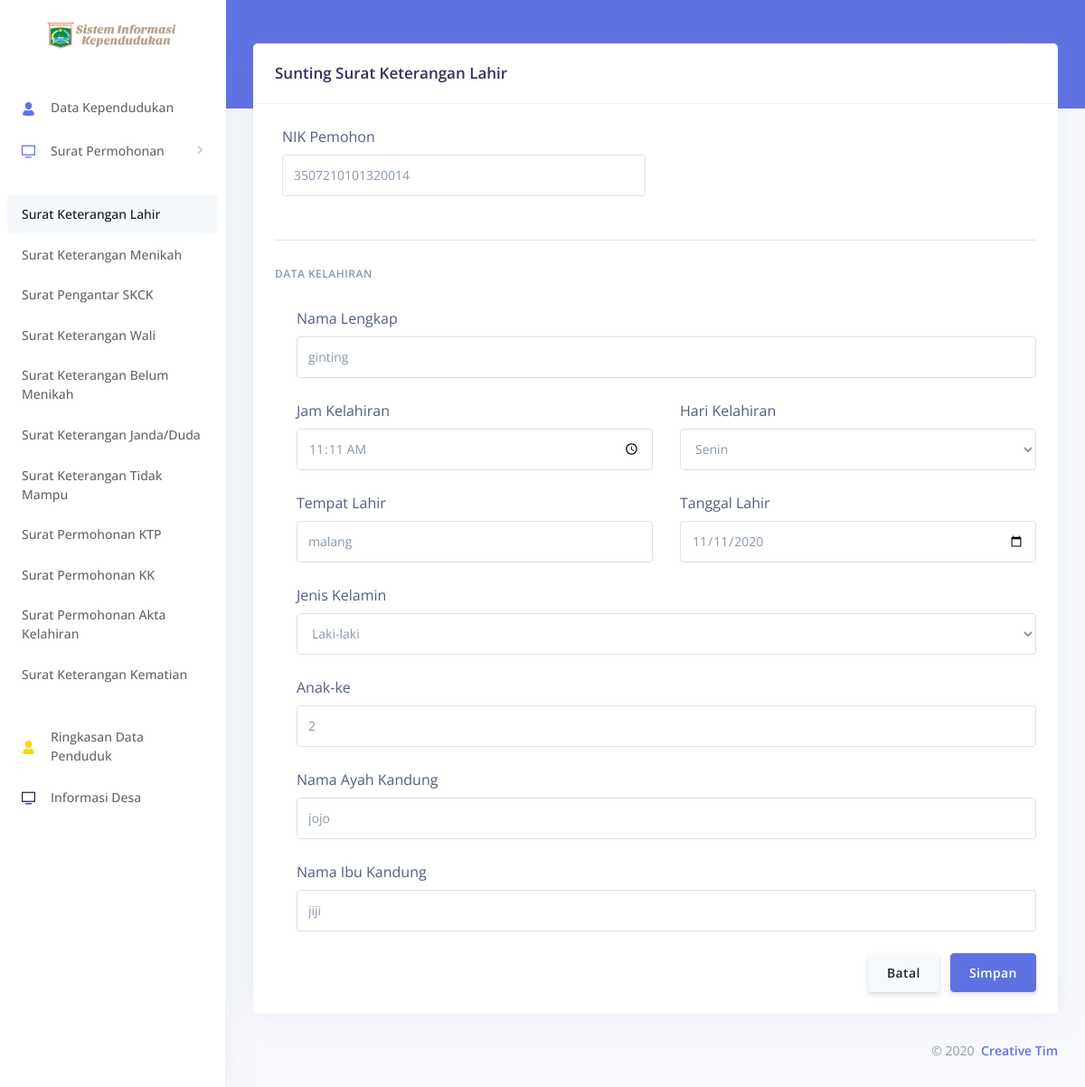
Screenshot of /Surat_KetLahir/sunting_data/92 with the database file from the repository.
### tables this page shows
CREATE TABLE `surat` (
  `NIK_pemohon` varchar(16) DEFAULT NULL,
  `No_surat` int(11) NOT NULL,
  `jenis_surat` varchar(40) DEFAULT NULL,
  `tanggal_pengajuan` datetime DEFAULT current_timestamp(),
  `tanggal_terima` datetime DEFAULT current_timestamp(),
  `Nama_lahir` varchar(16) DEFAULT NULL,
  `Jenis_kelamin` enum('Laki-laki','Perempuan') DEFAULT NULL,
  `Jam_lahir` time DEFAULT NULL,
  `Hari_lahir` enum('Senin','Selasa','Rabu','Kamis','Jum''at','Sabtu','Minggu') NOT NULL,
  `Tanggal_lahir` date DEFAULT NULL,
  `Tempat_lahir` varchar(16) DEFAULT NULL,
  `Nama_ayah` varchar(16) DEFAULT NULL,
  `Nama_ibu` varchar(16) DEFAULT NULL,
  `Anak_ke` int(11) DEFAULT NULL,
  `Tanggal_kematian` date DEFAULT NULL,
  `Hari_mati` enum('Senin','Selasa','Rabu','Kamis','Jum''at','Sabtu') DEFAULT NULL,
  `Sebab_kematian` varchar(50) DEFAULT NULL,
  `Lokasi_kematian` varchar(50) DEFAULT NULL,
  `Tanggal_menikah` date DEFAULT NULL,
  `Wali_dari` varchar(16) DEFAULT NULL,
  `Keperluan` varchar(16) DEFAULT NULL,
  `Status_perceraian` varchar(30) DEFAULT NULL,
  `NIK_suami` varchar(16) DEFAULT NULL,
  `NIK_istri` varchar(16) DEFAULT NULL,
  `KK_Lama` varchar(15) DEFAULT NULL,
  `NIK_KK_Lama` varchar(16) DEFAULT NULL,
  `KK_ditempati` varchar(15) DEFAULT NULL,
  `NIK_KK_ditempati` varchar(16) DEFAULT NULL,
  `Alasan` varchar(30) DEFAULT NULL
);

### application/controllers/Surat_KetLahir.php (called while the page is built, shortened)
<?php
class Surat_KetLahir extends CI_Controller
{
    function __construct()
    {
        $this->load->library('pdf');
        $this->load->library('session');
    }
    public function sunting_data($No_surat)
    {
        $where = array('No_surat' => $No_surat);
        $this->load->model('M_ketlahir');
        $data['surat'] = $this->M_ketlahir->sunting($where, 'surat')->row();
        $this->load->view('templates/header2');
        $this->load->view('keterangan_lahir/v_suntingketlahir', $data);
        $this->load->view('templates/footer');
    }
}

### index.php (called while the page is built, shortened)
<?php
require_once BASEPATH.'core/CodeIgniter.php';

### application/models/M_ketlahir.php (called while the page is built, shortened)
<?php
class M_ketlahir extends CI_Model
{
    public function sunting($where, $table)
    {
        return $this->db->get_where($table, $where);
    }
}

### application/views/keterangan_lahir/v_suntingketlahir.php (the view, shortened to what this page needs)
<div class="main-content" id="panel">
    <div class="header bg-primary pb-6">
        <div class="container-fluid">
            <div class="header-body">
                <div class="row align-items-center py-4">
                </div>
            </div>
        </div>
    </div>
    <div class="container-fluid mt--6">
        <div class="row">
            <div class="col">
                <div class="card">
                    <div class="card-header border-0">
                        <h3 class="mb-0">Sunting Surat Keterangan Lahir</h3>
                    </div>
                    <div class="card-footer py-4">
                            <form method="post" action="<?php echo base_url() . 'Surat_KetLahir/update_data' ?>">
                            <div class="pl-lg-2">
                                <div class="row">
                                    <div class="col-lg-6">
                                        <div class="form-group">
                                            <label>NIK Pemohon</label>
                                            <input  type="number" name="NIK_pemohon" class="form-control" value="<?php echo $surat->NIK_pemohon ?>">
                                        </div>
                                    </div>
                                </div>
                            </div>
                            <hr class="my-4" />
                            <h6 class="heading-small text-muted mb-4">Data Kelahiran</h6>
                            <div class="pl-lg-4">
                                <div class="row">
                                    <div class="col-lg-12">
                                        <div class="form-group">
                                            <label>Nama Lengkap</label>
                                            <input type="text" name="Nama_lahir" class="form-control" value="<?php echo $surat->Nama_lahir ?>">
                                        </div>
                                    </div>
                                </div>
                                <div class="row">
                                    <div class="col-lg-6">
                                        <div class="form-group">
                                            <label>Jam Kelahiran</label>
                                            <input type="time" name="Jam_lahir" class="form-control" value="<?php echo $surat->Jam_lahir ?>">
                                        </div>
                                    </div>
                                    <div class="col-lg-6">
                                        <div class="form-group">
                                            <label>Hari Kelahiran</label>
                                            <select name="Hari_lahir" class="form-control">
                                                <option value="<?php echo $surat->Hari_lahir ?>"><?php echo $surat->Hari_lahir ?></option>
                                            </select>
                                        </div>
                                    </div>
                                </div>
                                <div class="row">
                                    <div class="col-lg-6">
                                        <div class="form-group">
                                            <label>Tempat Lahir</label>
                                            <input type="text" name="Tempat_lahir" class="form-control" value="<?php echo $surat->Tempat_lahir ?>">
                                        </div>
                                    </div>
                                    <div class="col-lg-6">
                                        <div class="form-group">
                                            <label>Tanggal Lahir</label>
                                            <input type="date" name="Tanggal_lahir" class="form-control" value="<?php echo $surat->Tanggal_lahir ?>">
                                        </div>
                                    </div>
                                </div>
                                <div class="row">
                                    <div class="col-lg-12">
                                        <div class="form-group">
                                            <label>Jenis Kelamin</label>
                                            <select name="Jenis_kelamin" class="form-control">
                                                <option value="<?php echo $surat->Jenis_kelamin ?>"><?php echo $surat->Jenis_kelamin ?></option>
                                            </select>
                                        </div>
                                    </div>
                                </div>
                                <div class="form-group">
                                    <label>Anak-ke</label>
                                    <input type="text" name="Anak_ke" class="form-control" value="<?php echo $surat->Anak_ke ?>">
                                </div>
                                <div class="form-group">
                                    <label>Nama Ayah Kandung</label>
                                    <input type="text" name="Nama_ayah" class="form-control" value="<?php echo $surat->Nama_ayah ?>">
                                </div>
                                <div class="form-group">
                                    <label>Nama Ibu Kandung</label>
                                    <input type="text" name="Nama_ibu" class="form-control" value="<?php echo $surat->Nama_ibu ?>">
                                </div>
                            </div>
                                <div class="text-right">
                                    <input type="button" class="btn btn-secondary" value="Batal" onclick="history.back(-1)" />
                                    <button type="submit" class="btn btn-primary">Simpan</button>
                                </div>
                            </form>
                        </div>
                    </div>
                </div>
            </div>

### rows the page displays
surat: NIK_pemohon "3507210101320014", Nama_lahir "ginting", Jam_lahir "11:11:00", Hari_lahir "Senin", Tempat_lahir "malang", Tanggal_lahir "11/11/2020", Jenis_kelamin "Laki-laki", Anak_ke "2", Nama_ayah "jojo", Nama_ibu "jiji"
